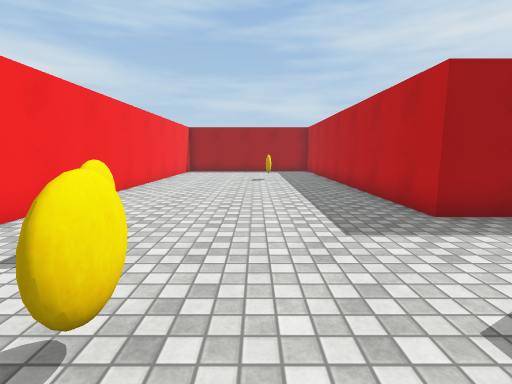
view 1 (above)

12 first-person views from a walk through a Unity game level. The camera is 1.3 m above the floor, tilts 8° down and sees 85° across. Doors are open. The floor is counted in squares, 1 m on a side. Each view is taken from the middle of a square. On the plan, view 1 faces up. The plan holds only what a view shows up to about 13 squares ahead; the rest is blank. The place goes on beyond the plan. The player is left out. Surface patterns are stand-ins for the level's own textures.

view 2
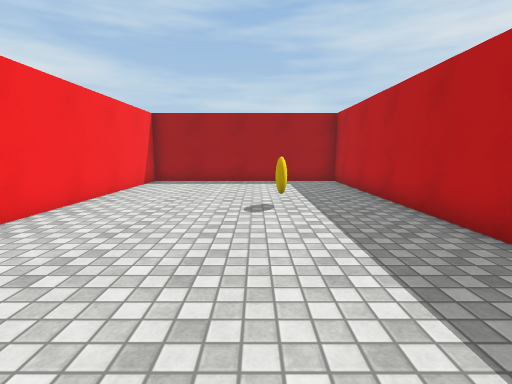

view 3
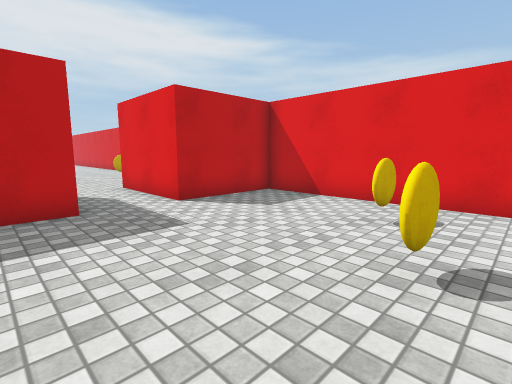

view 4
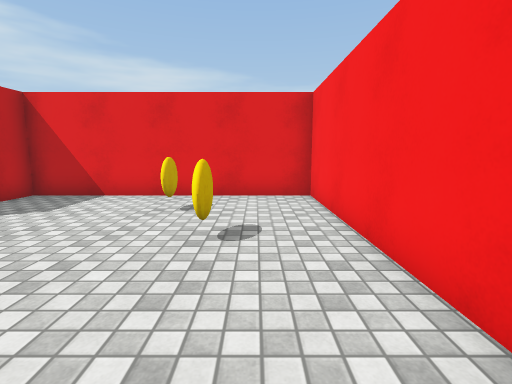

view 5
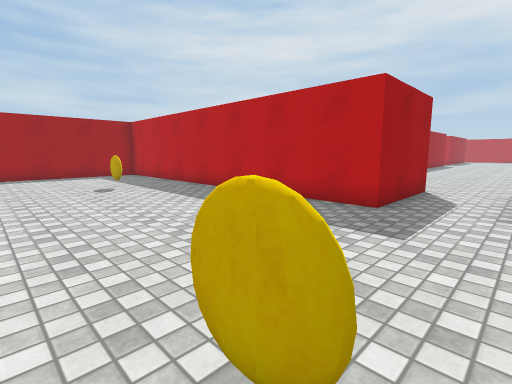

view 6
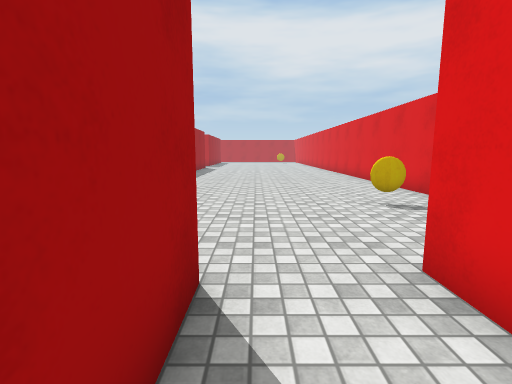

view 7
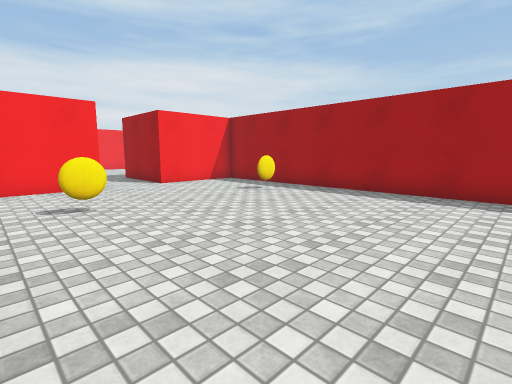

view 8
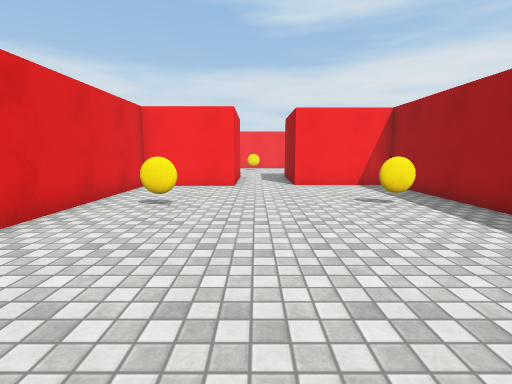

view 9
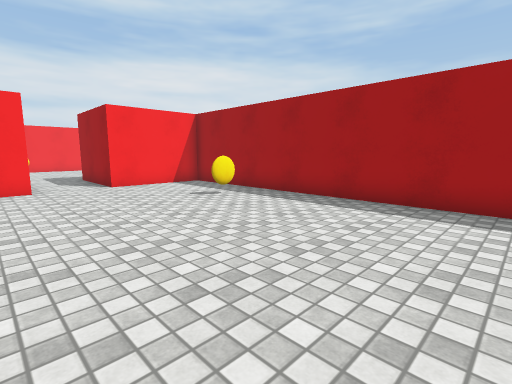

view 10
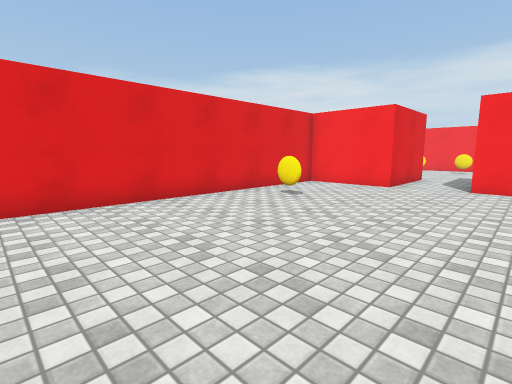

view 11
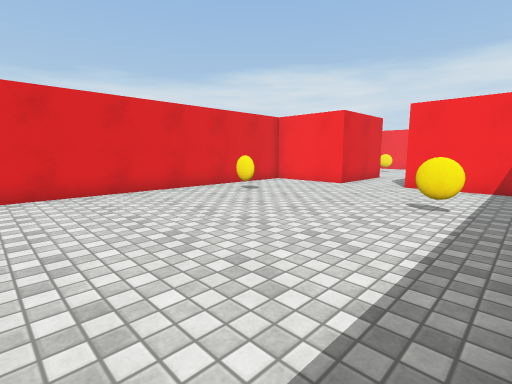

view 12
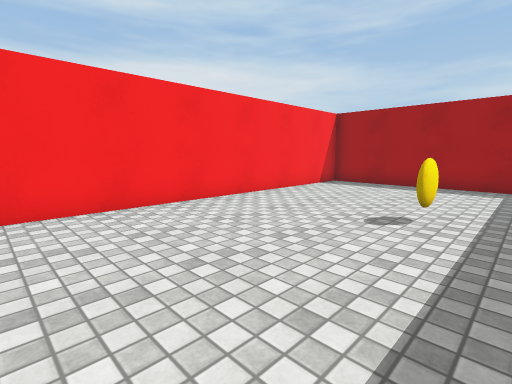

### Floor plan
Points are (right, up) in squares from view 1. A wall is a line through its corners. A room is listed if a view was taken in it or the views show most of it. See-through windows are left out.
Room 1 (views 1, 2, 3, 4, 5, 6, 12)
walls: (7.7, 5.6) (3.7, 5.6) (3.7, 19.9) (-4.7, 19.9) (-4.7, -0.4) (3.8, -0.4) (3.8, 3.1) (8, 3.1)
ways out: open door at (7.5, 4.5) to room 2
Room 2 (views 7, 8, 9, 10, 11)
walls: (8, 3.1) (8, -0.4) (18.8, -0.4); (18.8, 9.4) (7.7, 9.4) (7.7, 5.6)
ways out: open door at (7.5, 4.5) to room 1

Where each view was taken, in squares from view 1:
view 1: 0 up, 0 right, facing up
view 2: 7 up, 0 right, facing up
view 3: 7 up, 3 left, facing down-right
view 4: 8 up, 3 left, facing down
view 5: 3 up, 3 left, facing up-right
view 6: 5 up, 5 right, facing right
view 7: 0 up, 19 right, facing up-left
view 8: 4 up, 19 right, facing left
view 9: 2 up, 19 right, facing up-left
view 10: 7 up, 19 right, facing down-left
view 11: 9 up, 19 right, facing down-left
view 12: 8 up, 2 right, facing up-left
